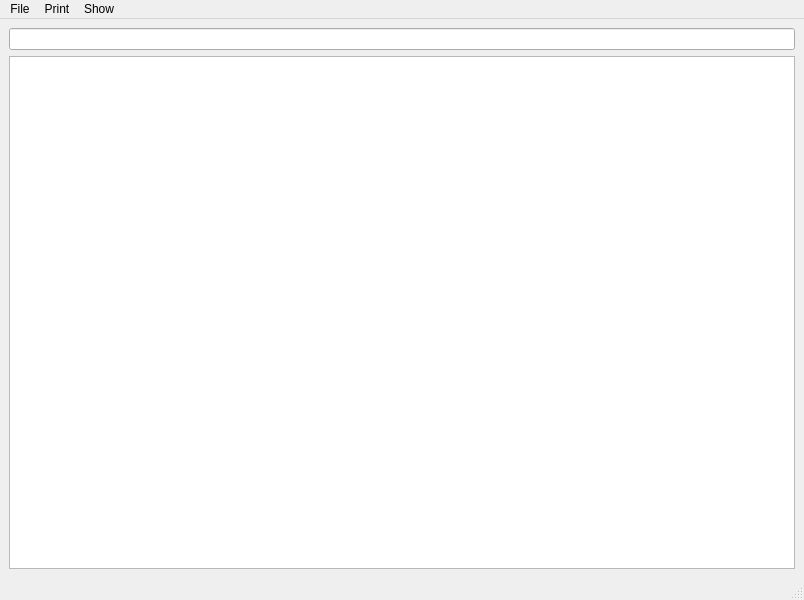
<?xml version="1.0" encoding="UTF-8"?>
<ui version="4.0">
 <class>MainWindow</class>
 <widget class="QMainWindow" name="MainWindow">
  <property name="geometry">
   <rect>
    <x>0</x>
    <y>0</y>
    <width>804</width>
    <height>600</height>
   </rect>
  </property>
  <property name="windowTitle">
   <string>Competition</string>
  </property>
  <widget class="QWidget" name="centralwidget">
   <layout class="QVBoxLayout" name="verticalLayout_2">
    <item>
     <widget class="QLineEdit" name="lineEdit"/>
    </item>
    <item>
     <widget class="QTableWidget" name="tableWidget"/>
    </item>
    <item>
     <layout class="QVBoxLayout" name="verticalLayout"/>
    </item>
   </layout>
  </widget>
  <widget class="QMenuBar" name="menubar">
   <property name="geometry">
    <rect>
     <x>0</x>
     <y>0</y>
     <width>804</width>
     <height>21</height>
    </rect>
   </property>
   <widget class="QMenu" name="menuFile">
    <property name="title">
     <string>File</string>
    </property>
    <addaction name="actionSave"/>
    <addaction name="actionLoad"/>
    <addaction name="separator"/>
    <addaction name="actionQuit"/>
   </widget>
   <widget class="QMenu" name="menuShow">
    <property name="title">
     <string>Show</string>
    </property>
    <addaction name="actionScorebord"/>
   </widget>
   <widget class="QMenu" name="menuPrint">
    <property name="title">
     <string>Print</string>
    </property>
    <addaction name="actionEmpty_metrics"/>
    <addaction name="actionFull_scoreboard"/>
   </widget>
   <addaction name="menuFile"/>
   <addaction name="menuPrint"/>
   <addaction name="menuShow"/>
  </widget>
  <widget class="QStatusBar" name="statusbar"/>
  <action name="actionSave">
   <property name="text">
    <string>Save</string>
   </property>
  </action>
  <action name="actionPrint">
   <property name="text">
    <string>Print</string>
   </property>
  </action>
  <action name="actionScorebord">
   <property name="text">
    <string>Scoreboard</string>
   </property>
  </action>
  <action name="actionQuit">
   <property name="text">
    <string>Quit</string>
   </property>
  </action>
  <action name="actionLoad">
   <property name="text">
    <string>Load</string>
   </property>
  </action>
  <action name="actionEmpty_metrics">
   <property name="text">
    <string>Empty metrics</string>
   </property>
  </action>
  <action name="actionFull_scoreboard">
   <property name="text">
    <string>Full scoreboard</string>
   </property>
  </action>
 </widget>
 <resources/>
 <connections/>
</ui>
